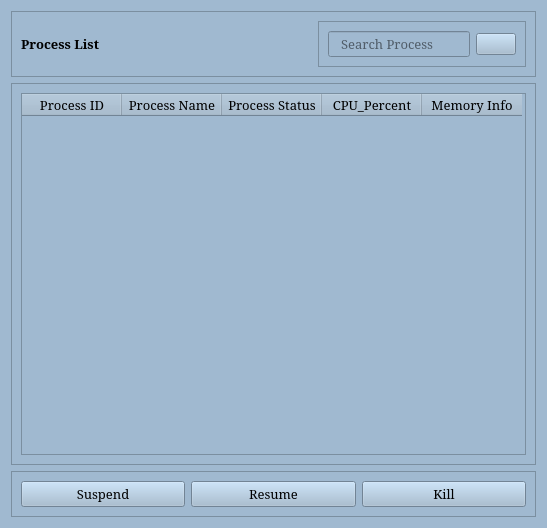
<?xml version="1.0" encoding="UTF-8"?>
<ui version="4.0">
 <class>Form</class>
 <widget class="QWidget" name="Form">
  <property name="geometry">
   <rect>
    <x>0</x>
    <y>0</y>
    <width>547</width>
    <height>528</height>
   </rect>
  </property>
  <property name="windowTitle">
   <string>Form</string>
  </property>
  <property name="styleSheet">
   <string notr="true">	background-color: #A0B9D0;

</string>
  </property>
  <layout class="QVBoxLayout" name="verticalLayout">
   <item>
    <widget class="QFrame" name="frame_8">
     <property name="frameShape">
      <enum>QFrame::StyledPanel</enum>
     </property>
     <property name="frameShadow">
      <enum>QFrame::Raised</enum>
     </property>
     <layout class="QHBoxLayout" name="horizontalLayout_13">
      <item>
       <widget class="QLabel" name="label_88">
        <property name="font">
         <font>
          <family>Constantia</family>
          <pointsize>10</pointsize>
          <bold>true</bold>
         </font>
        </property>
        <property name="text">
         <string>Process List</string>
        </property>
       </widget>
      </item>
      <item alignment="Qt::AlignRight">
       <widget class="QFrame" name="frame_11">
        <property name="styleSheet">
         <string notr="true"/>
        </property>
        <property name="frameShape">
         <enum>QFrame::StyledPanel</enum>
        </property>
        <property name="frameShadow">
         <enum>QFrame::Raised</enum>
        </property>
        <layout class="QHBoxLayout" name="horizontalLayout_14">
         <item>
          <widget class="QLineEdit" name="lineEdit">
           <property name="font">
            <font>
             <family>Constantia</family>
             <pointsize>10</pointsize>
            </font>
           </property>
           <property name="styleSheet">
            <string notr="true">`</string>
           </property>
           <property name="placeholderText">
            <string>   Search Process</string>
           </property>
          </widget>
         </item>
         <item>
          <widget class="QPushButton" name="pushButton_5">
           <property name="text">
            <string/>
           </property>
           <property name="icon">
            <iconset resource="../../static/res.qrc">
             <normaloff>:/newPrefix/icons/icons/feather/search.svg</normaloff>:/newPrefix/icons/icons/feather/search.svg</iconset>
           </property>
           <property name="iconSize">
            <size>
             <width>20</width>
             <height>20</height>
            </size>
           </property>
          </widget>
         </item>
        </layout>
       </widget>
      </item>
     </layout>
    </widget>
   </item>
   <item>
    <widget class="QFrame" name="frame_9">
     <property name="frameShape">
      <enum>QFrame::StyledPanel</enum>
     </property>
     <property name="frameShadow">
      <enum>QFrame::Raised</enum>
     </property>
     <layout class="QVBoxLayout" name="verticalLayout_7">
      <item>
       <widget class="QTableWidget" name="tableWidget">
        <property name="font">
         <font>
          <family>Constantia</family>
          <pointsize>10</pointsize>
         </font>
        </property>
        <column>
         <property name="text">
          <string>Process ID</string>
         </property>
         <property name="font">
          <font>
           <family>Constantia</family>
           <pointsize>10</pointsize>
          </font>
         </property>
        </column>
        <column>
         <property name="text">
          <string>Process Name</string>
         </property>
         <property name="font">
          <font>
           <family>Constantia</family>
           <pointsize>10</pointsize>
          </font>
         </property>
        </column>
        <column>
         <property name="text">
          <string>Process Status</string>
         </property>
         <property name="font">
          <font>
           <family>Constantia</family>
           <pointsize>10</pointsize>
          </font>
         </property>
        </column>
        <column>
         <property name="text">
          <string>CPU_Percent</string>
         </property>
         <property name="font">
          <font>
           <family>Constantia</family>
           <pointsize>10</pointsize>
          </font>
         </property>
        </column>
        <column>
         <property name="text">
          <string>Memory Info</string>
         </property>
         <property name="font">
          <font>
           <family>Constantia</family>
           <pointsize>10</pointsize>
          </font>
         </property>
        </column>
       </widget>
      </item>
     </layout>
    </widget>
   </item>
   <item>
    <widget class="QFrame" name="frame_10">
     <property name="frameShape">
      <enum>QFrame::StyledPanel</enum>
     </property>
     <property name="frameShadow">
      <enum>QFrame::Raised</enum>
     </property>
     <layout class="QHBoxLayout" name="horizontalLayout_15">
      <item>
       <widget class="QPushButton" name="suspend_btn">
        <property name="font">
         <font>
          <family>Constantia</family>
          <pointsize>10</pointsize>
         </font>
        </property>
        <property name="text">
         <string>Suspend</string>
        </property>
       </widget>
      </item>
      <item>
       <widget class="QPushButton" name="resume_btn">
        <property name="font">
         <font>
          <family>Constantia</family>
          <pointsize>10</pointsize>
         </font>
        </property>
        <property name="text">
         <string>Resume</string>
        </property>
       </widget>
      </item>
      <item>
       <widget class="QPushButton" name="kill_btn">
        <property name="font">
         <font>
          <family>Constantia</family>
          <pointsize>10</pointsize>
         </font>
        </property>
        <property name="text">
         <string>Kill</string>
        </property>
       </widget>
      </item>
     </layout>
    </widget>
   </item>
  </layout>
 </widget>
 <resources>
  <include location="../../../Demo/Demo/static/resource.qrc"/>
  <include location="../../static/res.qrc"/>
 </resources>
 <connections/>
</ui>
